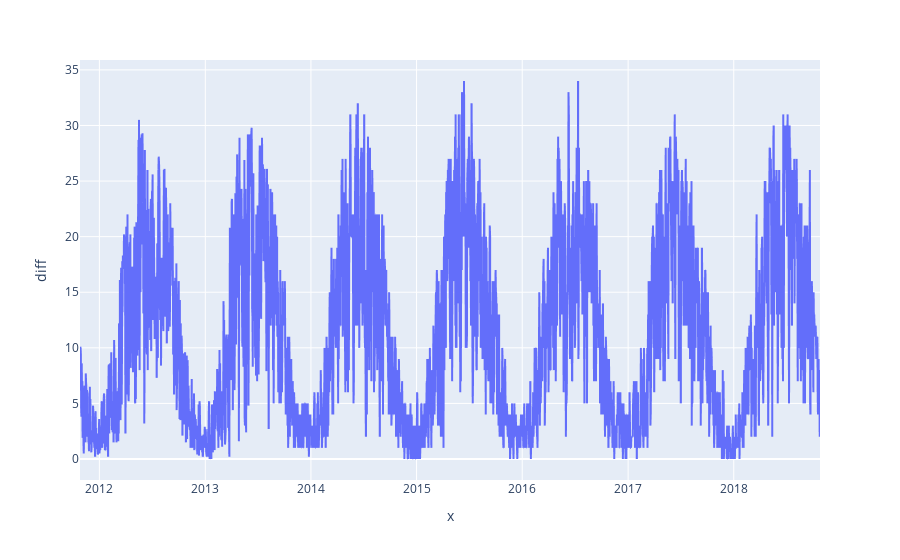

The code cell stored with this chart in its notebook:
### Code cell
fig = px.line(df, x = df.index, y="diff")
fig.update_traces(mode='lines')

### Figure 1 — Plotly figure (JSON) as saved in the notebook; plotly's stock layout.template omitted (floating-point values rounded to 4 significant figures; data arrays with more than 128 entries replaced by an {"elided": "..."} marker saying what was removed)
{"data": [{"hoverlabel": {"namelength": 0}, "hovertemplate": "x=%{x}<br>diff=%{y}", "legendgroup": "", "line": {"color": "#636efa", "dash": "solid"}, "mode": "lines", "name": "", "showlegend": false, "type": "scattergl", "x": {"elided": "2558 str values"}, "xaxis": "x", "y": {"elided": "2558 float values"}, "yaxis": "y"}], "layout": {"legend": {"tracegroupgap": 0}, "margin": {"t": 60}, "xaxis": {"anchor": "y", "domain": [0, 1], "title": {"text": "x"}}, "yaxis": {"anchor": "x", "domain": [0, 1], "title": {"text": "diff"}}}}
